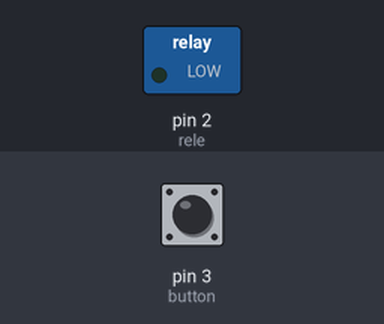
A sketch run on a simulated Arduino Uno, built with avr-gcc and run on an emulated ATmega328P. On the bench: switched loads named in the sketch (green lamp = pin HIGH). The test bench sets the inputs (shaded band); at power-on: pin 3 (button) LOW.

Above: at 1.2 s.
1.3 s: pin 3 (button) pulled HIGH for 0.15 s
At 1.37 s:
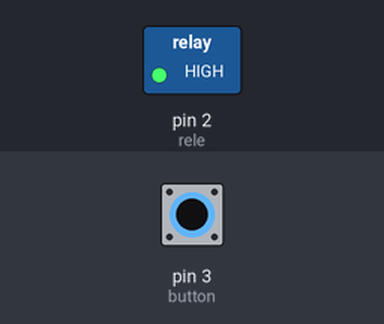
2.9 s: pin 3 (button) pulled HIGH for 3.2 s
At 6.8 s:
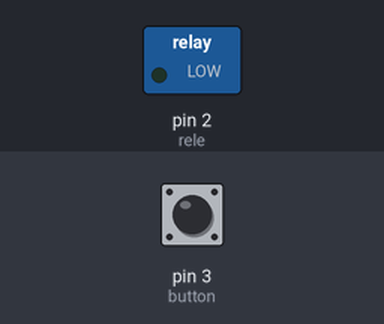
Timing chart, 0 to 8.3 s (numbered marks = the images above; inputs shaded):
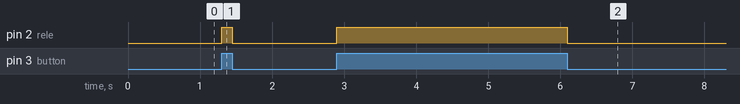

The sketch:

sketch_may23a.ino
```cpp
int rele = 2;
int button = 3;
int foto = A0;

float fotoVal;

int buttonState = 0;
int buttonPrevState = 0;

int bluetoothState = 0;
int globalState = 0;
boolean mode[] = {true, false, false}; //1: modo interruptor, 2: modo bluetooth, 3: modo luz


void setup(){
  Serial.begin(9600);
  pinMode(rele, OUTPUT);
  pinMode(button, INPUT);

}


void loop(){

  if(Serial.available()>0){
    bluetoothState = Serial.read();
    if(bluetoothState == 1) globalState = 1;
    else globalState = 0;
  }

  buttonState = digitalRead(button);
  if(buttonPrevState != buttonState){
    mode[0] = true;
    mode[1] = false;
    mode[2] = false;
    buttonPrevState = buttonState;
    globalState = buttonState;
  }

  if(globalState == 1) digitalWrite(rele, HIGH);
  else digitalWrite(rele, LOW);

}
```

Measured:
- after the input at 1.3 s, pin 2 (rele): LOW → HIGH at once, → LOW 0.15 s later
- after the input at 2.9 s, pin 2 (rele): LOW → HIGH at once, → LOW 3.2 s later
